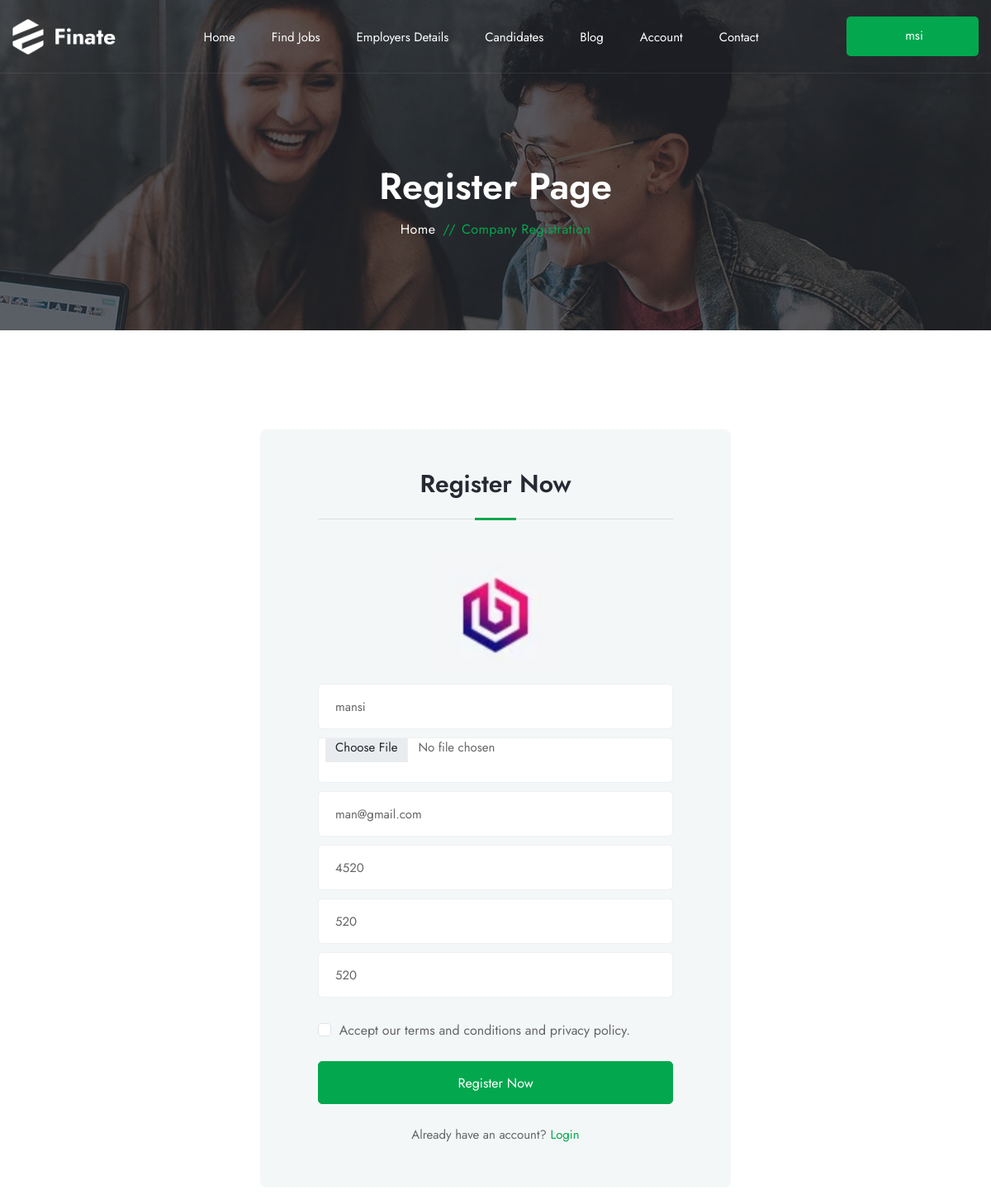
The app's page /edit_company/Money Mafia (signed in, upper part), older data.
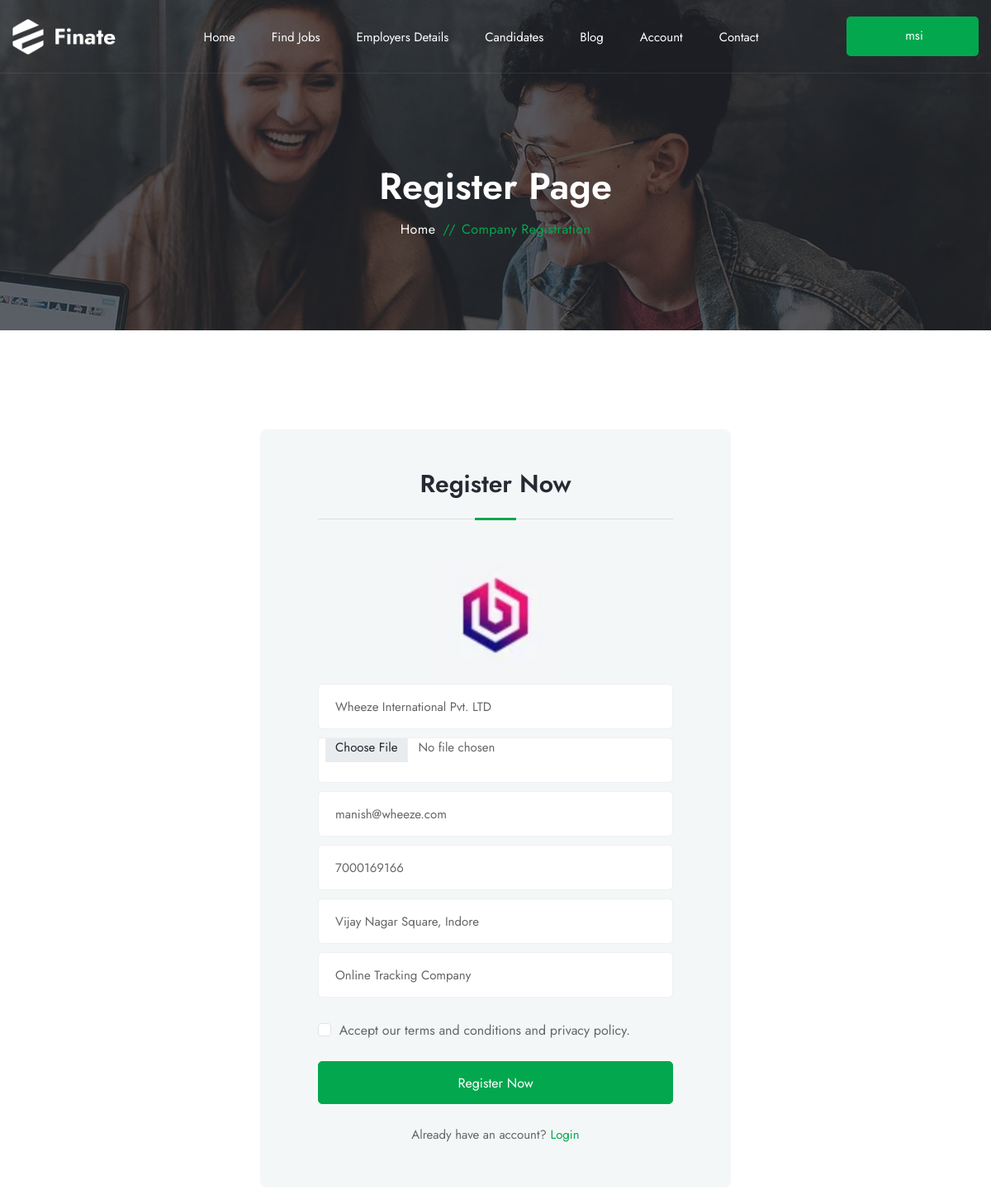
The same page, newer data.
### intern/models.py (models this page shows, shortened)
class Company_profile(models.Model):
    user = models.OneToOneField(User, on_delete=models.DO_NOTHING)
    cname = models.CharField(max_length=100)
    cemail = models.EmailField(max_length=100)
    clocation = models.CharField(max_length=1000)
    cphone = models.IntegerField(null=True, blank=False)
    cimage = models.ImageField(
        blank=False, upload_to='cprofile_img')
    cdescription = models.CharField(max_length=5000)
    created_at = models.DateTimeField(auto_now_add=True)

### intern/views.py (the view)
# urls.py: path('edit_company/<company_obj>', views.edit_company, name='edit_company'),
def edit_company(request, company_obj):
    user_obj = request.user
    company_obj = Company_profile.objects.filter(user=user_obj).first()
    if request.method == "POST" and company_obj:
        cname = request.POST.get('cname')
        cimage = request.POST.get('pro_img')
        cemail = request.POST.get('cemail')
        cphone = request.POST.get('cphone')
        clocation = request.POST.get('clocation')
        cdescription = request.POST.get('cdescription')
        created_at = company_obj.created_at
        user_obj = request.user
        find_user = User.objects.filter(username=user_obj).first()
        company_profile_obj = Company_profile(id=company_obj.id,
                                              user=find_user, cname=cname, cimage=cimage, cemail=cemail, clocation=clocation, cphone=cphone, cdescription=cdescription,
                                              created_at=created_at)
        company_profile_obj.save()
        return redirect('company_profile')
    else:
        return render(request, 'edit_company.html', {'company': company_obj})

### intern/templates/edit_company.html (shortened to what the changed rows need)
{% extends 'base.html' %} {% load static %} {% block content %}
      <div
        class="page-header-area sec-overlay sec-overlay-black"
        data-bg-img="{% static 'img/photos/bg2.webp' %}"
      >
        <div class="container pt--0 pb--0">
          <div class="row">
            <div class="col-12">
              <div class="page-header-content">
                <h2 class="title">Register Page</h2>
              </div>
            </div>
          </div>
        </div>
      </div>
      <section class="account-login-area">
        <div class="container">
          <div class="row justify-content-center">
            <div class="col-md-10 col-lg-7 col-xl-6">
              <div class="login-register-form-wrap register-form-wrap">
                <div class="login-register-form">
                  <div class="tab-content" id="pills-tabContent">
                    <div
                      class="tab-pane fade show active"
                      id="candidate"
                      role="tabpanel"
                      aria-labelledby="candidate-tab"
                    >
                    <form action="#" method="post" enctype="multipart/form-data">
                        <div class="row">
                          <div class="col-12">
                            <div class="form-group">
                              <input
                                class="form-control"
                                type="text"
                                placeholder="Company Name"
                                name='cname'
                                value="{{company.cname}}"
                              />
                            </div>
                          </div>
                          <div class="col-12">
                            <div class="form-group">
                              <input
                                class="form-control"
                                type="email"
                                placeholder="Email"
                                name='cemail'
                                value="{{company.cemail}}"
                                required
                              />
                            </div>
                          </div>
                          <div class="col-12">
                            <div class="form-group">
                              <input
                                class="form-control"
                                type="tel"
                                placeholder="Contact No."
                                name='cphone'
                                value="{{company.cphone}}"
                                required
                              />
                            </div>
                          </div>
                          <div class="col-12">
                            <div class="form-group">
                              <input
                                class="form-control"
                                type="text"
                                placeholder="Location"
                                name='clocation'
                                value="{{company.clocation}}"
                                required
                              />
                            </div>
                          </div>
                          <div class="col-12">
                            <div class="form-group">
                              <input
                                class="form-control"
                                type="text"
                                placeholder="Description"
                                name='cdescription'
                                value="{{company.cdescription}}"
                                required
                              />
                            </div>
                          </div>
                        </div>
                      </form>
                    </div>
                  </div>
                </div>
              </div>
            </div>
          </div>
        </div>
      </section>
  </div>
</body>
{% endblock content %}

Row changes from the older to the newer data that the page shows:
changed Company_profile: cname "mansi" → "Wheeze International Pvt. LTD"; cemail "man@gmail.com" → "manish@wheeze.com"; cphone "4520" → "7000169166"; clocation "520" → "Vijay Nagar Square, Indore"; cdescription "520" → "Online Tracking Company"
